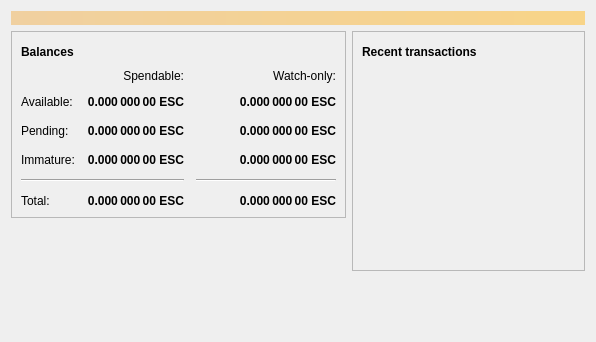
<?xml version="1.0" encoding="UTF-8"?>
<ui version="4.0">
 <class>OverviewPage</class>
 <widget class="QWidget" name="OverviewPage">
  <property name="geometry">
   <rect>
    <x>0</x>
    <y>0</y>
    <width>596</width>
    <height>342</height>
   </rect>
  </property>
  <property name="windowTitle">
   <string>Form</string>
  </property>
  <layout class="QVBoxLayout" name="topLayout">
   <item>
    <widget class="QLabel" name="labelAlerts">
     <property name="visible">
      <bool>false</bool>
     </property>
     <property name="styleSheet">
      <string notr="true">QLabel { background-color: qlineargradient(x1: 0, y1: 0, x2: 1, y2: 0, stop:0 #F0D0A0, stop:1 #F8D488); color:#000000; }</string>
     </property>
     <property name="wordWrap">
      <bool>true</bool>
     </property>
     <property name="margin">
      <number>3</number>
     </property>
     <property name="textInteractionFlags">
      <set>Qt::TextSelectableByMouse</set>
     </property>
    </widget>
   </item>
   <item>
    <layout class="QHBoxLayout" name="horizontalLayout" stretch="1,1">
     <item>
      <layout class="QVBoxLayout" name="verticalLayout_2">
       <item>
        <widget class="QFrame" name="frame">
         <property name="frameShape">
          <enum>QFrame::StyledPanel</enum>
         </property>
         <property name="frameShadow">
          <enum>QFrame::Raised</enum>
         </property>
         <layout class="QVBoxLayout" name="verticalLayout_4">
          <item>
           <layout class="QHBoxLayout" name="horizontalLayout_4">
            <item>
             <widget class="QLabel" name="label_5">
              <property name="font">
               <font>
                <weight>75</weight>
                <bold>true</bold>
               </font>
              </property>
              <property name="text">
               <string>Balances</string>
              </property>
             </widget>
            </item>
            <item>
             <widget class="QPushButton" name="labelWalletStatus">
              <property name="enabled">
               <bool>true</bool>
              </property>
              <property name="maximumSize">
               <size>
                <width>30</width>
                <height>16777215</height>
               </size>
              </property>
              <property name="toolTip">
               <string>The displayed information may be out of date. Your wallet automatically synchronizes with the Elspero network after a connection is established, but this process has not completed yet.</string>
              </property>
              <property name="text">
               <string/>
              </property>
              <property name="icon">
               <iconset resource="../bitcoin.qrc">
                <normaloff>:/icons/warning</normaloff>
                <disabledoff>:/icons/warning</disabledoff>:/icons/warning</iconset>
              </property>
              <property name="iconSize">
               <size>
                <width>24</width>
                <height>24</height>
               </size>
              </property>
              <property name="flat">
               <bool>true</bool>
              </property>
             </widget>
            </item>
            <item>
             <spacer name="horizontalSpacer_3">
              <property name="orientation">
               <enum>Qt::Horizontal</enum>
              </property>
              <property name="sizeHint" stdset="0">
               <size>
                <width>40</width>
                <height>20</height>
               </size>
              </property>
             </spacer>
            </item>
           </layout>
          </item>
          <item>
           <layout class="QGridLayout" name="gridLayout">
            <property name="spacing">
             <number>12</number>
            </property>
            <item row="2" column="2">
             <widget class="QLabel" name="labelWatchPending">
              <property name="font">
               <font>
                <weight>75</weight>
                <bold>true</bold>
               </font>
              </property>
              <property name="cursor">
               <cursorShape>IBeamCursor</cursorShape>
              </property>
              <property name="toolTip">
               <string>Unconfirmed transactions to watch-only addresses</string>
              </property>
              <property name="text">
               <string notr="true">0.000 000 00 ESC</string>
              </property>
              <property name="alignment">
               <set>Qt::AlignRight|Qt::AlignTrailing|Qt::AlignVCenter</set>
              </property>
              <property name="textInteractionFlags">
               <set>Qt::LinksAccessibleByMouse|Qt::TextSelectableByKeyboard|Qt::TextSelectableByMouse</set>
              </property>
             </widget>
            </item>
            <item row="2" column="1">
             <widget class="QLabel" name="labelUnconfirmed">
              <property name="font">
               <font>
                <weight>75</weight>
                <bold>true</bold>
               </font>
              </property>
              <property name="cursor">
               <cursorShape>IBeamCursor</cursorShape>
              </property>
              <property name="toolTip">
               <string>Total of transactions that have yet to be confirmed, and do not yet count toward the spendable balance</string>
              </property>
              <property name="text">
               <string notr="true">0.000 000 00 ESC</string>
              </property>
              <property name="alignment">
               <set>Qt::AlignRight|Qt::AlignTrailing|Qt::AlignVCenter</set>
              </property>
              <property name="textInteractionFlags">
               <set>Qt::LinksAccessibleByMouse|Qt::TextSelectableByKeyboard|Qt::TextSelectableByMouse</set>
              </property>
             </widget>
            </item>
            <item row="3" column="2">
             <widget class="QLabel" name="labelWatchImmature">
              <property name="font">
               <font>
                <weight>75</weight>
                <bold>true</bold>
               </font>
              </property>
              <property name="cursor">
               <cursorShape>IBeamCursor</cursorShape>
              </property>
              <property name="toolTip">
               <string>Mined balance in watch-only addresses that has not yet matured</string>
              </property>
              <property name="text">
               <string notr="true">0.000 000 00 ESC</string>
              </property>
              <property name="alignment">
               <set>Qt::AlignRight|Qt::AlignTrailing|Qt::AlignVCenter</set>
              </property>
              <property name="textInteractionFlags">
               <set>Qt::LinksAccessibleByMouse|Qt::TextSelectableByKeyboard|Qt::TextSelectableByMouse</set>
              </property>
             </widget>
            </item>
            <item row="4" column="0" colspan="2">
             <widget class="Line" name="line">
              <property name="orientation">
               <enum>Qt::Horizontal</enum>
              </property>
             </widget>
            </item>
            <item row="4" column="2">
             <widget class="Line" name="lineWatchBalance">
              <property name="sizePolicy">
               <sizepolicy hsizetype="Preferred" vsizetype="Fixed">
                <horstretch>0</horstretch>
                <verstretch>0</verstretch>
               </sizepolicy>
              </property>
              <property name="minimumSize">
               <size>
                <width>140</width>
                <height>0</height>
               </size>
              </property>
              <property name="orientation">
               <enum>Qt::Horizontal</enum>
              </property>
             </widget>
            </item>
            <item row="5" column="0">
             <widget class="QLabel" name="labelTotalText">
              <property name="text">
               <string>Total:</string>
              </property>
             </widget>
            </item>
            <item row="3" column="1">
             <widget class="QLabel" name="labelImmature">
              <property name="font">
               <font>
                <weight>75</weight>
                <bold>true</bold>
               </font>
              </property>
              <property name="cursor">
               <cursorShape>IBeamCursor</cursorShape>
              </property>
              <property name="toolTip">
               <string>Mined balance that has not yet matured</string>
              </property>
              <property name="text">
               <string notr="true">0.000 000 00 ESC</string>
              </property>
              <property name="alignment">
               <set>Qt::AlignRight|Qt::AlignTrailing|Qt::AlignVCenter</set>
              </property>
              <property name="textInteractionFlags">
               <set>Qt::LinksAccessibleByMouse|Qt::TextSelectableByKeyboard|Qt::TextSelectableByMouse</set>
              </property>
             </widget>
            </item>
            <item row="2" column="3">
             <spacer name="horizontalSpacer_2">
              <property name="orientation">
               <enum>Qt::Horizontal</enum>
              </property>
              <property name="sizeHint" stdset="0">
               <size>
                <width>40</width>
                <height>20</height>
               </size>
              </property>
             </spacer>
            </item>
            <item row="3" column="0">
             <widget class="QLabel" name="labelImmatureText">
              <property name="text">
               <string>Immature:</string>
              </property>
             </widget>
            </item>
            <item row="5" column="1">
             <widget class="QLabel" name="labelTotal">
              <property name="font">
               <font>
                <weight>75</weight>
                <bold>true</bold>
               </font>
              </property>
              <property name="cursor">
               <cursorShape>IBeamCursor</cursorShape>
              </property>
              <property name="toolTip">
               <string>Your current total balance</string>
              </property>
              <property name="text">
               <string notr="true">0.000 000 00 ESC</string>
              </property>
              <property name="alignment">
               <set>Qt::AlignRight|Qt::AlignTrailing|Qt::AlignVCenter</set>
              </property>
              <property name="textInteractionFlags">
               <set>Qt::LinksAccessibleByMouse|Qt::TextSelectableByKeyboard|Qt::TextSelectableByMouse</set>
              </property>
             </widget>
            </item>
            <item row="5" column="2">
             <widget class="QLabel" name="labelWatchTotal">
              <property name="font">
               <font>
                <weight>75</weight>
                <bold>true</bold>
               </font>
              </property>
              <property name="cursor">
               <cursorShape>IBeamCursor</cursorShape>
              </property>
              <property name="toolTip">
               <string>Current total balance in watch-only addresses</string>
              </property>
              <property name="text">
               <string notr="true">0.000 000 00 ESC</string>
              </property>
              <property name="alignment">
               <set>Qt::AlignRight|Qt::AlignTrailing|Qt::AlignVCenter</set>
              </property>
              <property name="textInteractionFlags">
               <set>Qt::LinksAccessibleByMouse|Qt::TextSelectableByKeyboard|Qt::TextSelectableByMouse</set>
              </property>
             </widget>
            </item>
            <item row="0" column="2">
             <widget class="QLabel" name="labelWatchonly">
              <property name="text">
               <string>Watch-only:</string>
              </property>
              <property name="alignment">
               <set>Qt::AlignRight|Qt::AlignTrailing|Qt::AlignVCenter</set>
              </property>
             </widget>
            </item>
            <item row="1" column="0">
             <widget class="QLabel" name="labelBalanceText">
              <property name="text">
               <string>Available:</string>
              </property>
             </widget>
            </item>
            <item row="1" column="1">
             <widget class="QLabel" name="labelBalance">
              <property name="font">
               <font>
                <weight>75</weight>
                <bold>true</bold>
               </font>
              </property>
              <property name="cursor">
               <cursorShape>IBeamCursor</cursorShape>
              </property>
              <property name="toolTip">
               <string>Your current spendable balance</string>
              </property>
              <property name="text">
               <string notr="true">0.000 000 00 ESC</string>
              </property>
              <property name="alignment">
               <set>Qt::AlignRight|Qt::AlignTrailing|Qt::AlignVCenter</set>
              </property>
              <property name="textInteractionFlags">
               <set>Qt::LinksAccessibleByMouse|Qt::TextSelectableByKeyboard|Qt::TextSelectableByMouse</set>
              </property>
             </widget>
            </item>
            <item row="1" column="2">
             <widget class="QLabel" name="labelWatchAvailable">
              <property name="font">
               <font>
                <weight>75</weight>
                <bold>true</bold>
               </font>
              </property>
              <property name="cursor">
               <cursorShape>IBeamCursor</cursorShape>
              </property>
              <property name="toolTip">
               <string>Your current balance in watch-only addresses</string>
              </property>
              <property name="text">
               <string notr="true">0.000 000 00 ESC</string>
              </property>
              <property name="alignment">
               <set>Qt::AlignRight|Qt::AlignTrailing|Qt::AlignVCenter</set>
              </property>
              <property name="textInteractionFlags">
               <set>Qt::LinksAccessibleByMouse|Qt::TextSelectableByKeyboard|Qt::TextSelectableByMouse</set>
              </property>
             </widget>
            </item>
            <item row="2" column="0">
             <widget class="QLabel" name="labelPendingText">
              <property name="text">
               <string>Pending:</string>
              </property>
             </widget>
            </item>
            <item row="0" column="1">
             <widget class="QLabel" name="labelSpendable">
              <property name="text">
               <string>Spendable:</string>
              </property>
              <property name="alignment">
               <set>Qt::AlignRight|Qt::AlignTrailing|Qt::AlignVCenter</set>
              </property>
             </widget>
            </item>
           </layout>
          </item>
         </layout>
        </widget>
       </item>
       <item>
        <spacer name="verticalSpacer">
         <property name="orientation">
          <enum>Qt::Vertical</enum>
         </property>
         <property name="sizeHint" stdset="0">
          <size>
           <width>20</width>
           <height>40</height>
          </size>
         </property>
        </spacer>
       </item>
      </layout>
     </item>
     <item>
      <layout class="QVBoxLayout" name="verticalLayout_3">
       <item>
        <widget class="QFrame" name="frame_2">
         <property name="frameShape">
          <enum>QFrame::StyledPanel</enum>
         </property>
         <property name="frameShadow">
          <enum>QFrame::Raised</enum>
         </property>
         <layout class="QVBoxLayout" name="verticalLayout">
          <item>
           <layout class="QHBoxLayout" name="horizontalLayout_2">
            <item>
             <widget class="QLabel" name="label_4">
              <property name="font">
               <font>
                <weight>75</weight>
                <bold>true</bold>
               </font>
              </property>
              <property name="text">
               <string>Recent transactions</string>
              </property>
             </widget>
            </item>
            <item>
             <widget class="QPushButton" name="labelTransactionsStatus">
              <property name="enabled">
               <bool>true</bool>
              </property>
              <property name="maximumSize">
               <size>
                <width>30</width>
                <height>16777215</height>
               </size>
              </property>
              <property name="toolTip">
               <string>The displayed information may be out of date. Your wallet automatically synchronizes with the Elspero network after a connection is established, but this process has not completed yet.</string>
              </property>
              <property name="text">
               <string/>
              </property>
              <property name="icon">
               <iconset resource="../bitcoin.qrc">
                <normaloff>:/icons/warning</normaloff>
                <disabledoff>:/icons/warning</disabledoff>:/icons/warning</iconset>
              </property>
              <property name="iconSize">
               <size>
                <width>24</width>
                <height>24</height>
               </size>
              </property>
              <property name="flat">
               <bool>true</bool>
              </property>
             </widget>
            </item>
            <item>
             <spacer name="horizontalSpacer">
              <property name="orientation">
               <enum>Qt::Horizontal</enum>
              </property>
              <property name="sizeHint" stdset="0">
               <size>
                <width>40</width>
                <height>20</height>
               </size>
              </property>
             </spacer>
            </item>
           </layout>
          </item>
          <item>
           <widget class="QListView" name="listTransactions">
            <property name="styleSheet">
             <string notr="true">QListView { background: transparent; }</string>
            </property>
            <property name="frameShape">
             <enum>QFrame::NoFrame</enum>
            </property>
            <property name="verticalScrollBarPolicy">
             <enum>Qt::ScrollBarAlwaysOff</enum>
            </property>
            <property name="horizontalScrollBarPolicy">
             <enum>Qt::ScrollBarAlwaysOff</enum>
            </property>
            <property name="selectionMode">
             <enum>QAbstractItemView::NoSelection</enum>
            </property>
           </widget>
          </item>
         </layout>
        </widget>
       </item>
       <item>
        <spacer name="verticalSpacer_2">
         <property name="orientation">
          <enum>Qt::Vertical</enum>
         </property>
         <property name="sizeHint" stdset="0">
          <size>
           <width>20</width>
           <height>40</height>
          </size>
         </property>
        </spacer>
       </item>
      </layout>
     </item>
    </layout>
   </item>
  </layout>
 </widget>
 <resources/>
 <connections/>
</ui>
